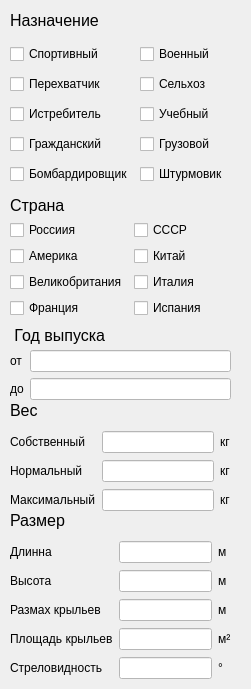
      <widget class="QWidget" name="page">
       <widget class="QLabel" name="P_naz">
        <property name="geometry">
         <rect>
          <x>10</x>
          <y>10</y>
          <width>181</width>
          <height>21</height>
         </rect>
        </property>
        <property name="font">
         <font>
          <pointsize>12</pointsize>
         </font>
        </property>
        <property name="text">
         <string>Назначение</string>
        </property>
       </widget>
       <widget class="QLabel" name="P_county">
        <property name="geometry">
         <rect>
          <x>10</x>
          <y>195</y>
          <width>181</width>
          <height>21</height>
         </rect>
        </property>
        <property name="font">
         <font>
          <pointsize>12</pointsize>
         </font>
        </property>
        <property name="text">
         <string>Страна</string>
        </property>
       </widget>
       <widget class="QWidget" name="formLayoutWidget_6">
        <property name="geometry">
         <rect>
          <x>10</x>
          <y>220</y>
          <width>221</width>
          <height>103</height>
         </rect>
        </property>
        <layout class="QFormLayout" name="formLayout_country">
         <item row="0" column="0">
          <widget class="QCheckBox" name="P_coun_cb_Rus">
           <property name="text">
            <string>Россиия</string>
           </property>
          </widget>
         </item>
         <item row="0" column="1">
          <widget class="QCheckBox" name="P_coun_cb_USSR">
           <property name="text">
            <string>СССР</string>
           </property>
          </widget>
         </item>
         <item row="1" column="0">
          <widget class="QCheckBox" name="P_coun_cb_Amer">
           <property name="text">
            <string>Америка</string>
           </property>
          </widget>
         </item>
         <item row="1" column="1">
          <widget class="QCheckBox" name="P_coun_cb_Chinazes">
           <property name="text">
            <string>Китай</string>
           </property>
          </widget>
         </item>
         <item row="2" column="0">
          <widget class="QCheckBox" name="P_coun_cb_GBrit">
           <property name="text">
            <string>Великобритания</string>
           </property>
          </widget>
         </item>
         <item row="2" column="1">
          <widget class="QCheckBox" name="P_coun_cb_Iatli">
           <property name="text">
            <string>Италия</string>
           </property>
          </widget>
         </item>
         <item row="3" column="0">
          <widget class="QCheckBox" name="P_coun_cb_Fran">
           <property name="text">
            <string>Франция</string>
           </property>
          </widget>
         </item>
         <item row="3" column="1">
          <widget class="QCheckBox" name="P_coun_cb_Spain">
           <property name="text">
            <string>Испания</string>
           </property>
          </widget>
         </item>
        </layout>
       </widget>
       <widget class="QLabel" name="P_year">
        <property name="geometry">
         <rect>
          <x>10</x>
          <y>325</y>
          <width>201</width>
          <height>21</height>
         </rect>
        </property>
        <property name="font">
         <font>
          <pointsize>12</pointsize>
         </font>
        </property>
        <property name="text">
         <string> Год выпуска</string>
        </property>
       </widget>
       <widget class="QLabel" name="P_weight">
        <property name="geometry">
         <rect>
          <x>10</x>
          <y>400</y>
          <width>181</width>
          <height>21</height>
         </rect>
        </property>
        <property name="font">
         <font>
          <pointsize>12</pointsize>
         </font>
        </property>
        <property name="text">
         <string>Вес</string>
        </property>
       </widget>
       <widget class="QLabel" name="P_size">
        <property name="geometry">
         <rect>
          <x>10</x>
          <y>510</y>
          <width>181</width>
          <height>21</height>
         </rect>
        </property>
        <property name="font">
         <font>
          <pointsize>12</pointsize>
         </font>
        </property>
        <property name="text">
         <string>Размер</string>
        </property>
       </widget>
       <widget class="QWidget" name="formLayoutWidget">
        <property name="geometry">
         <rect>
          <x>10</x>
          <y>350</y>
          <width>221</width>
          <height>53</height>
         </rect>
        </property>
        <layout class="QFormLayout" name="formLayout_year">
         <item row="0" column="0">
          <widget class="QLabel" name="P_year_lb_ot">
           <property name="text">
            <string>от</string>
           </property>
          </widget>
         </item>
         <item row="0" column="1">
          <widget class="QLineEdit" name="P_year_line_ot">
           <property name="styleSheet">
            <string notr="true">background-color: rgb(255, 255, 255);</string>
           </property>
          </widget>
         </item>
         <item row="1" column="0">
          <widget class="QLabel" name="P_year_lb_do">
           <property name="text">
            <string>до</string>
           </property>
          </widget>
         </item>
         <item row="1" column="1">
          <widget class="QLineEdit" name="P_year_line_do">
           <property name="styleSheet">
            <string notr="true">background-color: rgb(255, 255, 255);</string>
           </property>
          </widget>
         </item>
        </layout>
       </widget>
       <widget class="QWidget" name="gridLayoutWidget">
        <property name="geometry">
         <rect>
          <x>10</x>
          <y>540</y>
          <width>221</width>
          <height>140</height>
         </rect>
        </property>
        <layout class="QGridLayout" name="gridLayout_size">
         <item row="0" column="1">
          <widget class="QLineEdit" name="P_size_line_long">
           <property name="styleSheet">
            <string notr="true">background-color: rgb(255, 255, 255);</string>
           </property>
          </widget>
         </item>
         <item row="1" column="0">
          <widget class="QLabel" name="P_sie_lb_high">
           <property name="text">
            <string>Высота</string>
           </property>
          </widget>
         </item>
         <item row="3" column="0">
          <widget class="QLabel" name="P_size_lb_plosh">
           <property name="text">
            <string>Площадь крыльев</string>
           </property>
          </widget>
         </item>
         <item row="2" column="0">
          <widget class="QLabel" name="P_size_lb_razmax">
           <property name="text">
            <string>Размах крыльев</string>
           </property>
          </widget>
         </item>
         <item row="0" column="0">
          <widget class="QLabel" name="P_size_lb_long">
           <property name="text">
            <string>Длинна</string>
           </property>
          </widget>
         </item>
         <item row="4" column="0">
          <widget class="QLabel" name="P_size_lb_strel">
           <property name="text">
            <string>Стреловидность</string>
           </property>
          </widget>
         </item>
         <item row="1" column="1">
          <widget class="QLineEdit" name="P_size_line_high">
           <property name="styleSheet">
            <string notr="true">background-color: rgb(255, 255, 255);</string>
           </property>
          </widget>
         </item>
         <item row="2" column="1">
          <widget class="QLineEdit" name="P_size_line_razmax">
           <property name="styleSheet">
            <string notr="true">background-color: rgb(255, 255, 255);</string>
           </property>
          </widget>
         </item>
         <item row="3" column="1">
          <widget class="QLineEdit" name="P_size_line_plosh">
           <property name="styleSheet">
            <string notr="true">background-color: rgb(255, 255, 255);</string>
           </property>
          </widget>
         </item>
         <item row="4" column="1">
          <widget class="QLineEdit" name="P_size_line_strel">
           <property name="styleSheet">
            <string notr="true">background-color: rgb(255, 255, 255);</string>
           </property>
          </widget>
         </item>
         <item row="1" column="2">
          <widget class="QLabel" name="P_size_lb_high_m">
           <property name="text">
            <string>м</string>
           </property>
          </widget>
         </item>
         <item row="0" column="2">
          <widget class="QLabel" name="P_size_lb_long_m">
           <property name="text">
            <string>м</string>
           </property>
          </widget>
         </item>
         <item row="2" column="2">
          <widget class="QLabel" name="P_size_lb_razmax_m">
           <property name="text">
            <string>м</string>
           </property>
          </widget>
         </item>
         <item row="3" column="2">
          <widget class="QLabel" name="P_size_lb_plosh_m2">
           <property name="text">
            <string>м²</string>
           </property>
          </widget>
         </item>
         <item row="4" column="2">
          <widget class="QLabel" name="P_size_lb_strel_gr">
           <property name="text">
            <string>°</string>
           </property>
          </widget>
         </item>
        </layout>
       </widget>
       <widget class="QWidget" name="gridLayoutWidget_3">
        <property name="geometry">
         <rect>
          <x>10</x>
          <y>430</y>
          <width>221</width>
          <height>82</height>
         </rect>
        </property>
        <layout class="QGridLayout" name="gridLayout_weight">
         <item row="1" column="2">
          <widget class="QLabel" name="P_wei_lb_norm_kg">
           <property name="text">
            <string>кг</string>
           </property>
          </widget>
         </item>
         <item row="0" column="2">
          <widget class="QLabel" name="P_wei_lb_sob_kg">
           <property name="text">
            <string>кг</string>
           </property>
          </widget>
         </item>
         <item row="2" column="2">
          <widget class="QLabel" name="P_wei_lb_max_kg">
           <property name="text">
            <string>кг</string>
           </property>
          </widget>
         </item>
         <item row="0" column="1">
          <widget class="QLineEdit" name="P_wei_line_sob">
           <property name="styleSheet">
            <string notr="true">background-color: rgb(255, 255, 255);</string>
           </property>
          </widget>
         </item>
         <item row="1" column="0">
          <widget class="QLabel" name="P_wei_lb_norm">
           <property name="text">
            <string>Нормальный</string>
           </property>
          </widget>
         </item>
         <item row="0" column="0">
          <widget class="QLabel" name="P_wei_lb_sob">
           <property name="text">
            <string>Собственный</string>
           </property>
          </widget>
         </item>
         <item row="2" column="0">
          <widget class="QLabel" name="P_wei_lb_max">
           <property name="text">
            <string>Максимальный</string>
           </property>
          </widget>
         </item>
         <item row="2" column="1">
          <widget class="QLineEdit" name="P_wei_line_max">
           <property name="styleSheet">
            <string notr="true">background-color: rgb(255, 255, 255);</string>
           </property>
          </widget>
         </item>
         <item row="1" column="1">
          <widget class="QLineEdit" name="P_wei_line_norm">
           <property name="styleSheet">
            <string notr="true">background-color: rgb(255, 255, 255);</string>
           </property>
          </widget>
         </item>
        </layout>
       </widget>
       <widget class="QWidget" name="gridLayoutWidget_10">
        <property name="geometry">
         <rect>
          <x>10</x>
          <y>40</y>
          <width>232</width>
          <height>151</height>
         </rect>
        </property>
        <layout class="QGridLayout" name="gridLayout_naz">
         <item row="0" column="1">
          <widget class="QCheckBox" name="P_naz_cb_milit">
           <property name="text">
            <string>Военный</string>
           </property>
          </widget>
         </item>
         <item row="2" column="1">
          <widget class="QCheckBox" name="P_naz_cb_tren">
           <property name="text">
            <string>Учебный</string>
           </property>
          </widget>
         </item>
         <item row="3" column="1">
          <widget class="QCheckBox" name="P_naz_cb_cargo">
           <property name="text">
            <string>Грузовой</string>
           </property>
          </widget>
         </item>
         <item row="1" column="1">
          <widget class="QCheckBox" name="P_naz_cb_agro">
           <property name="text">
            <string>Сельхоз</string>
           </property>
          </widget>
         </item>
         <item row="0" column="0">
          <widget class="QCheckBox" name="P_naz_cb_sporty">
           <property name="text">
            <string>Спортивный</string>
           </property>
          </widget>
         </item>
         <item row="4" column="0">
          <widget class="QCheckBox" name="P_naz_cb_bomb">
           <property name="text">
            <string>Бомбардировщик</string>
           </property>
          </widget>
         </item>
         <item row="3" column="0">
          <widget class="QCheckBox" name="P_naz_cb_civil">
           <property name="text">
            <string>Гражданский</string>
           </property>
          </widget>
         </item>
         <item row="2" column="0">
          <widget class="QCheckBox" name="P_naz_cb_istreb">
           <property name="text">
            <string>Истребитель</string>
           </property>
          </widget>
         </item>
         <item row="1" column="0">
          <widget class="QCheckBox" name="P_naz_cb_perehv">
           <property name="text">
            <string>Перехватчик</string>
           </property>
          </widget>
         </item>
         <item row="4" column="1">
          <widget class="QCheckBox" name="P_naz_cb_shturm">
           <property name="text">
            <string>Штурмовик</string>
           </property>
          </widget>
         </item>
        </layout>
       </widget>
      </widget>
